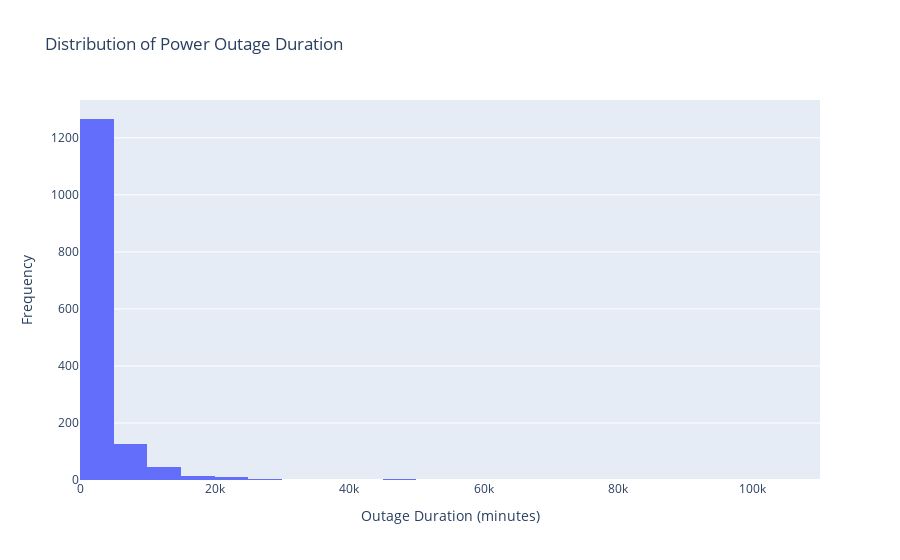

Notebook code for this chart:
### Code cell
# Power Outage Duration Distribution (Histogram)
fig_hist = px.histogram(
    outages, x="OUTAGE.DURATION", nbins=30, title="Distribution of Power Outage Duration"
)
fig_hist.update_layout(xaxis_title="Outage Duration (minutes)", yaxis_title="Frequency")
fig_hist.show()
fig_hist.write_html("assets/outage_chart.html", include_plotlyjs="cdn")

### Figure 1 — Plotly figure (JSON) as saved in the notebook; plotly's stock layout.template omitted (floating-point values rounded to 4 significant figures; data arrays with more than 128 entries replaced by an {"elided": "..."} marker saying what was removed)
{"data": [{"alignmentgroup": "True", "bingroup": "x", "hovertemplate": "OUTAGE.DURATION=%{x}<br>count=%{y}<extra></extra>", "legendgroup": "", "marker": {"color": "#636efa", "pattern": {"shape": ""}}, "name": "", "nbinsx": 30, "offsetgroup": "", "orientation": "v", "showlegend": false, "type": "histogram", "x": {"elided": "1534 int values"}, "xaxis": "x", "yaxis": "y"}], "layout": {"barmode": "relative", "legend": {"tracegroupgap": 0}, "title": {"text": "Distribution of Power Outage Duration"}, "xaxis": {"anchor": "y", "domain": [0, 1], "title": {"text": "Outage Duration (minutes)"}}, "yaxis": {"anchor": "x", "domain": [0, 1], "title": {"text": "Frequency"}}}}
